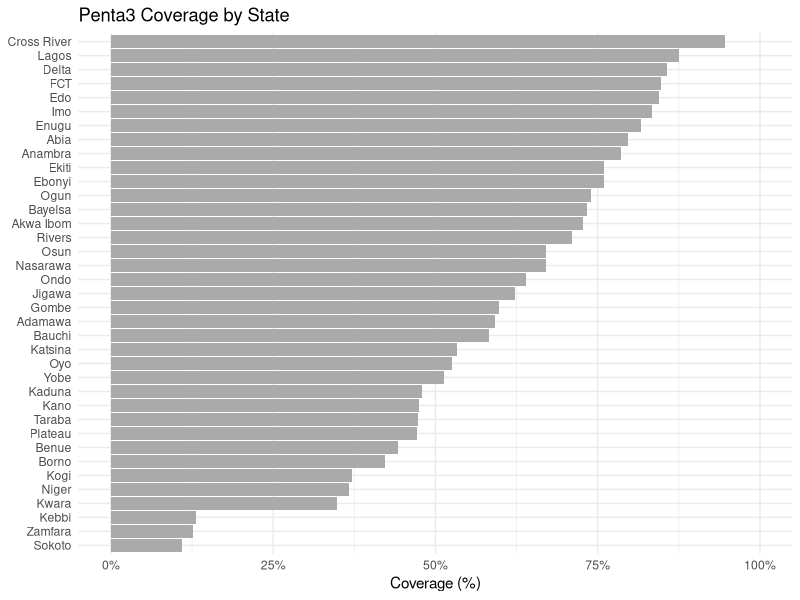
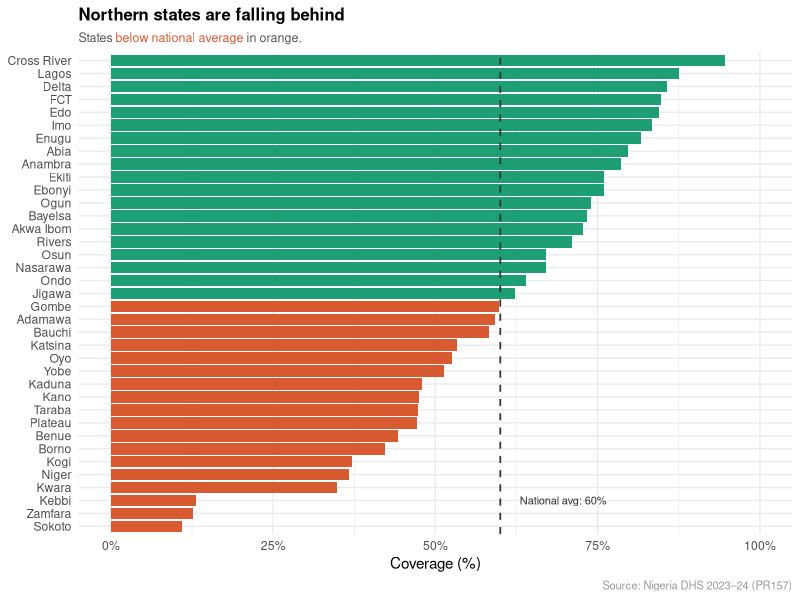
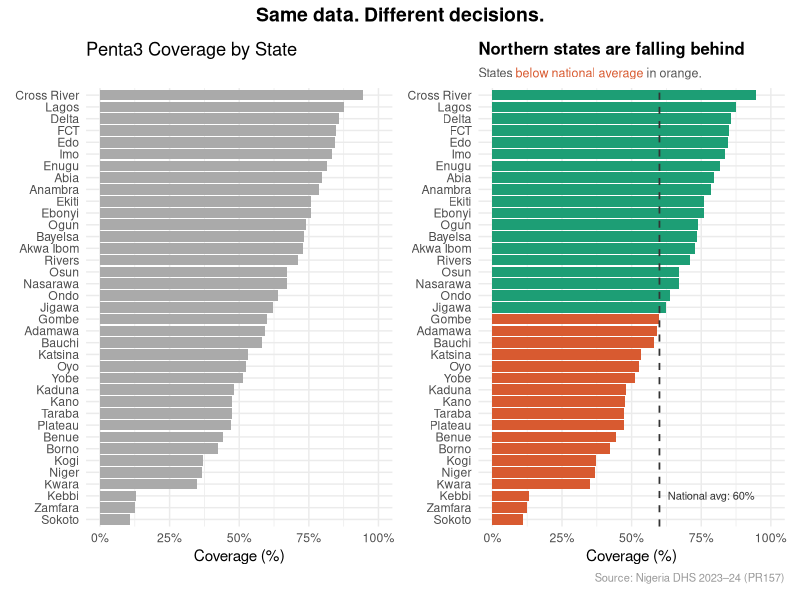

The R script that drew these images, in order:
## ---- chunk 1
library(ggplot2)   # for building charts
library(ggtext)    # for formatted text in chart titles
library(patchwork) # for combining multiple charts
library(scales)    # for formatting axis labels as percentages
library(dplyr)     # for organising and transforming data
## ---- chunk 2
coverage <- data.frame(
  state = c(
    "Abia", "Adamawa", "Akwa Ibom", "Anambra", "Bauchi",
    "Bayelsa", "Benue", "Borno", "Cross River", "Delta",
    "Ebonyi", "Edo", "Ekiti", "Enugu", "FCT",
    "Gombe", "Imo", "Jigawa", "Kaduna", "Kano",
    "Katsina", "Kebbi", "Kogi", "Kwara", "Lagos",
    "Nasarawa", "Niger", "Ogun", "Ondo", "Osun",
    "Oyo", "Plateau", "Rivers", "Sokoto", "Taraba",
    "Yobe", "Zamfara"
  ),
  penta3_coverage = c(
    79.7, 59.2, 72.8, 78.6, 58.2,
    73.4, 44.3, 42.2, 94.6, 85.7,
    75.9, 84.5, 75.9, 81.6, 84.8,
    59.8, 83.4, 62.2, 48.0, 47.5,
    53.3, 13.1, 37.1, 34.9, 87.6,
    67.1, 36.7, 73.9, 63.9, 67.1,
    52.6, 47.1, 71.0, 10.9, 47.3,
    51.3, 12.6
  )
)
## ---- chunk 3
# View the first few rows
head(coverage)

# Quick summary of coverage values
summary(coverage$penta3_coverage)
## ---- chunk 4
#| fig-height: 8
chart_before <- ggplot(
  data = coverage,
  aes(
    x = reorder(state, penta3_coverage),
    y = penta3_coverage
  )
) +
  geom_col(fill = "#AAAAAA") +
  coord_flip() +
  scale_y_continuous(
    labels = label_percent(scale = 1),
    limits = c(0, 100)
  ) +
  labs(
    title = "Penta3 Coverage by State",
    x     = NULL,
    y     = "Coverage (%)"
  ) +
  theme_minimal(base_size = 11)

chart_before
## ---- chunk 5
# Calculate the national average
national_avg <- mean(coverage$penta3_coverage)
national_avg

# States below the national average
coverage %>%
  filter(penta3_coverage < national_avg) %>%
  arrange(penta3_coverage)
## ---- chunk 6
#| fig-height: 8
# Flag each state as above or below the national average
coverage <- coverage %>%
  mutate(below_avg = penta3_coverage < national_avg)

chart_after <- ggplot(
  data = coverage,
  aes(
    x    = reorder(state, penta3_coverage),
    y    = penta3_coverage,
    fill = below_avg
  )
) +
  geom_col() +
  geom_hline(
    yintercept = national_avg,
    linetype   = "dashed",
    colour     = "#333333",
    linewidth  = 0.6
  ) +
  coord_flip() +
  scale_fill_manual(
    values = c("TRUE" = "#D85A30", "FALSE" = "#1D9E75"),
    guide  = "none"
  ) +
  scale_y_continuous(
    labels = label_percent(scale = 1),
    limits = c(0, 100)
  ) +
  annotate(
    geom   = "text",
    x      = 3,
    y      = national_avg + 3,
    label  = paste0("National avg: ", round(national_avg, 1), "%"),
    hjust  = 0,
    size   = 2.8,
    colour = "#333333"
  ) +
  labs(
    title    = "**Northern states are falling behind**",
    subtitle = "States <span style='color:#D85A30'>below national average</span> in orange.",
    x        = NULL,
    y        = "Coverage (%)",
    caption  = "Source: Nigeria DHS 2023–24 (PR157)"
  ) +
  theme_minimal(base_size = 11) +
  theme(
    plot.title    = element_markdown(size = 12, lineheight = 1.3),
    plot.subtitle = element_markdown(size = 9, colour = "#555555"),
    plot.caption  = element_text(size = 8, colour = "#999999")
  )

chart_after
## ---- chunk 7
#| fig-height: 9
#| fig-width: 12
chart_before + chart_after +
  plot_annotation(
    title = "Same data. Different decisions.",
    theme = theme(
      plot.title = element_text(size = 14, face = "bold", hjust = 0.5)
    )
  ) +
  plot_layout(widths = c(1, 1))
